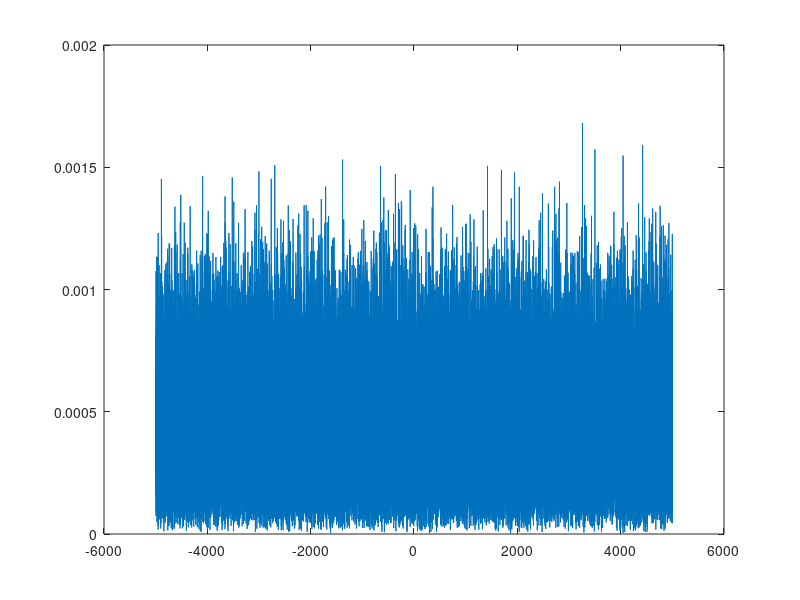

MATLAB code to generate this figure:
%% AWGN complexo
clc;clear all;close all;
% Parâmetros
SNR_dB = 5;                               % Determina o valor da SNR em dB
T=0.0001;
t = 0:T:5;                            % Eixo do tempo
x=2*cos(2*pi*10*t)+i*0.2*cos(2*pi*10*t);   % Sinal qualquer x(t)
%
% Geração manual das amostras de ruído 
N = length(x);                               % Calcula o comprimento de x
Ps = sum(abs(x).^2)/N;                       % Calcula a potência do sinal
SNR = 10^(SNR_dB/10);                        % Calcula a SNR linear
Pn = Ps/SNR;                                 % Calcula a potência do ruído
noiseSigma = sqrt(Pn/100);                     % Desvio padrão do ruído normalizado 
n = noiseSigma*[randn(1,N)+j* randn(1,N)];   % Vetor do ruído 
%y = x + n;                                   % Sinal ruidoso na recepção
%% fft
plot(abs(n))
Fs = 1/T
lfft=length(n);                                             % Comprimento da FFT
S=fftshift(fft(n,lfft)/lfft);
freq = -Fs/2:Fs/lfft:Fs/2-Fs/lfft;
plot(freq,abs(S))
sound(abs(n),Fs);